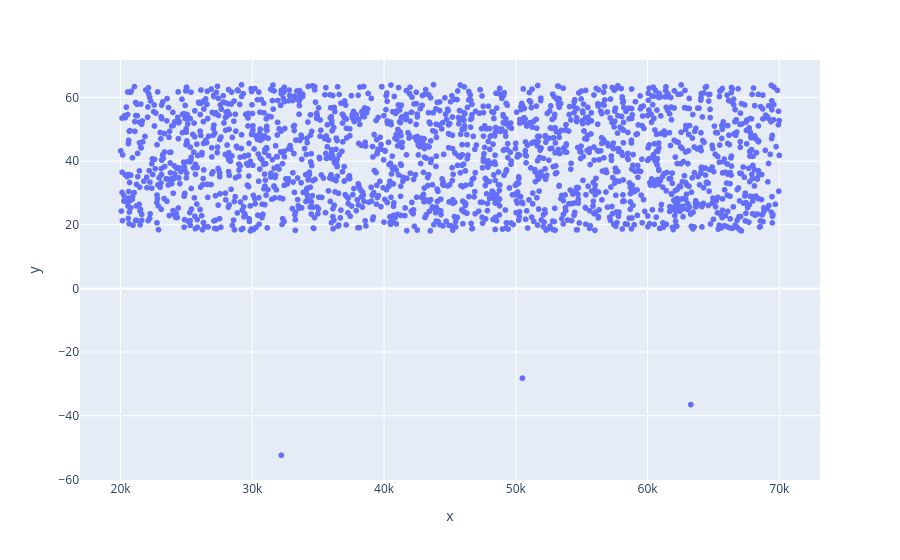

The cell this chart's notebook holds for it:
### Markdown cell above
# Income x age

### Code cell
# Income x age  # x (renda - income) e y age anos
grafico = px.scatter(x = base_credit['income'], y = base_credit['age'])
grafico.show()

### Figure 1 — Plotly figure (JSON) as saved in the notebook; plotly's stock layout.template omitted (floating-point values rounded to 4 significant figures; data arrays with more than 128 entries replaced by an {"elided": "..."} marker saying what was removed)
{"data": [{"hovertemplate": "x=%{x}<br>y=%{y}<extra></extra>", "legendgroup": "", "marker": {"color": "#636efa", "symbol": "circle"}, "mode": "markers", "name": "", "showlegend": false, "type": "scattergl", "x": {"elided": "1997 float values"}, "xaxis": "x", "y": {"elided": "1997 float values"}, "yaxis": "y"}], "layout": {"autosize": true, "legend": {"tracegroupgap": 0}, "margin": {"t": 60}, "xaxis": {"anchor": "y", "autorange": true, "domain": [0, 1], "range": [16990.0, 73020.0], "title": {"text": "x"}, "type": "linear"}, "yaxis": {"anchor": "x", "autorange": true, "domain": [0, 1], "range": [-61.44, 72.98], "title": {"text": "y"}, "type": "linear"}}}
